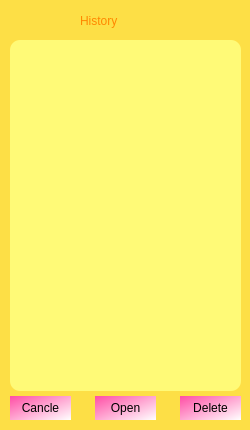
<?xml version="1.0" encoding="UTF-8"?>
<ui version="4.0">
 <class>History</class>
 <widget class="QDialog" name="History">
  <property name="geometry">
   <rect>
    <x>0</x>
    <y>0</y>
    <width>250</width>
    <height>430</height>
   </rect>
  </property>
  <property name="windowTitle">
   <string>History</string>
  </property>
  <property name="styleSheet">
   <string notr="true"> background-color: rgb(253, 223, 70);
</string>
  </property>
  <widget class="QPushButton" name="okbtn">
   <property name="geometry">
    <rect>
     <x>10</x>
     <y>396</y>
     <width>61</width>
     <height>24</height>
    </rect>
   </property>
   <property name="styleSheet">
    <string notr="true">QPushButton {
	font: 700 10pt &quot;Segoe Script&quot;;
	border-color: rgb(255, 170, 0);
    background-color: qlineargradient(spread:pad, x1:0, y1:0, x2:1, y2:1, stop:0 rgba(255, 77, 165, 255), stop:1 rgba(255, 255, 255, 255));
    border-radius: 30px;
}

QPushButton:hover {
	background-color: rgb(251, 180, 82);
}
QPushButton:pressed {
    background-color:rgb(255, 140, 0) ;
}</string>
   </property>
   <property name="text">
    <string>Cancle</string>
   </property>
  </widget>
  <widget class="QPushButton" name="openbtn">
   <property name="geometry">
    <rect>
     <x>95</x>
     <y>396</y>
     <width>61</width>
     <height>24</height>
    </rect>
   </property>
   <property name="styleSheet">
    <string notr="true">QPushButton {
	font: 700 10pt &quot;Segoe Script&quot;;
	border-color: rgb(255, 170, 0);
    background-color: qlineargradient(spread:pad, x1:0, y1:0, x2:1, y2:1, stop:0 rgba(255, 77, 165, 255), stop:1 rgba(255, 255, 255, 255));
    border-radius: 30px;
}

QPushButton:hover {
	background-color: rgb(251, 180, 82);
}
QPushButton:pressed {
    background-color:rgb(255, 140, 0) ;
}</string>
   </property>
   <property name="text">
    <string>Open</string>
   </property>
  </widget>
  <widget class="QLabel" name="label">
   <property name="geometry">
    <rect>
     <x>80</x>
     <y>-10</y>
     <width>101</width>
     <height>61</height>
    </rect>
   </property>
   <property name="styleSheet">
    <string notr="true">QLabel {
    font: 700 14pt &quot;Segoe Script&quot;;
    color: rgb(255, 136, 0);
}

</string>
   </property>
   <property name="text">
    <string>History</string>
   </property>
  </widget>
  <widget class="QPushButton" name="deletebtn">
   <property name="geometry">
    <rect>
     <x>180</x>
     <y>396</y>
     <width>61</width>
     <height>24</height>
    </rect>
   </property>
   <property name="styleSheet">
    <string notr="true">QPushButton {
	font: 700 10pt &quot;Segoe Script&quot;;
	border-color: rgb(255, 170, 0);
    background-color: qlineargradient(spread:pad, x1:0, y1:0, x2:1, y2:1, stop:0 rgba(255, 77, 165, 255), stop:1 rgba(255, 255, 255, 255));
    border-radius: 30px;
}

QPushButton:hover {
	background-color: rgb(251, 180, 82);
}
QPushButton:pressed {
    background-color:rgb(255, 140, 0) ;
}</string>
   </property>
   <property name="text">
    <string>Delete</string>
   </property>
  </widget>
  <widget class="QListWidget" name="listWidget">
   <property name="geometry">
    <rect>
     <x>10</x>
     <y>40</y>
     <width>231</width>
     <height>351</height>
    </rect>
   </property>
   <property name="styleSheet">
    <string notr="true">background-color:rgb(255, 250, 119);
border-radius: 10px;</string>
   </property>
  </widget>
 </widget>
 <resources/>
 <connections/>
</ui>
